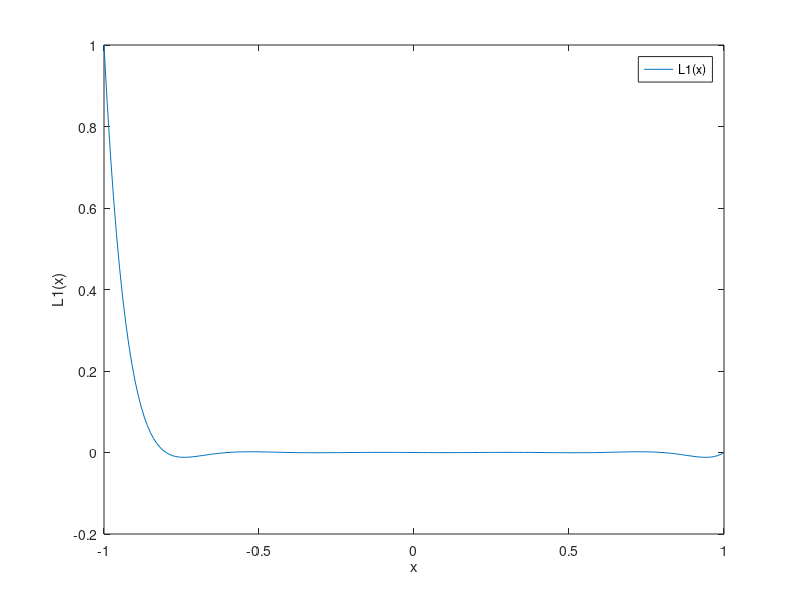
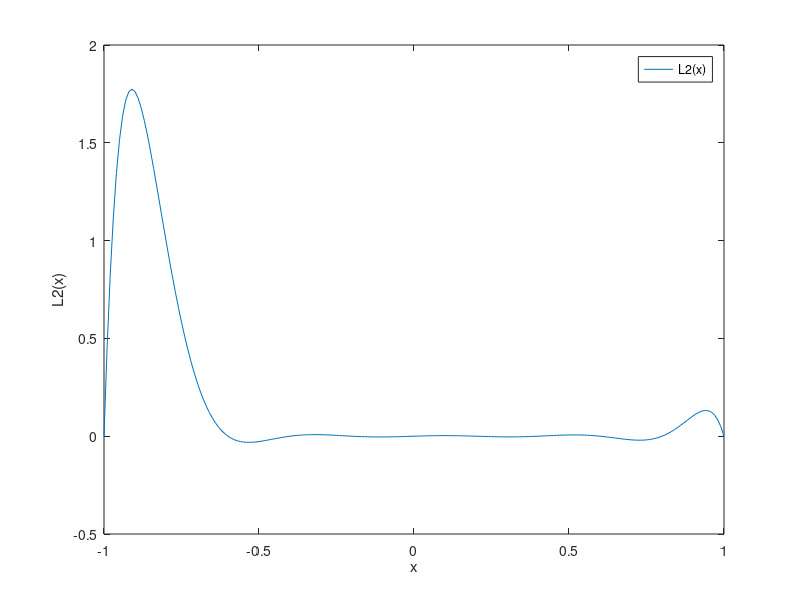
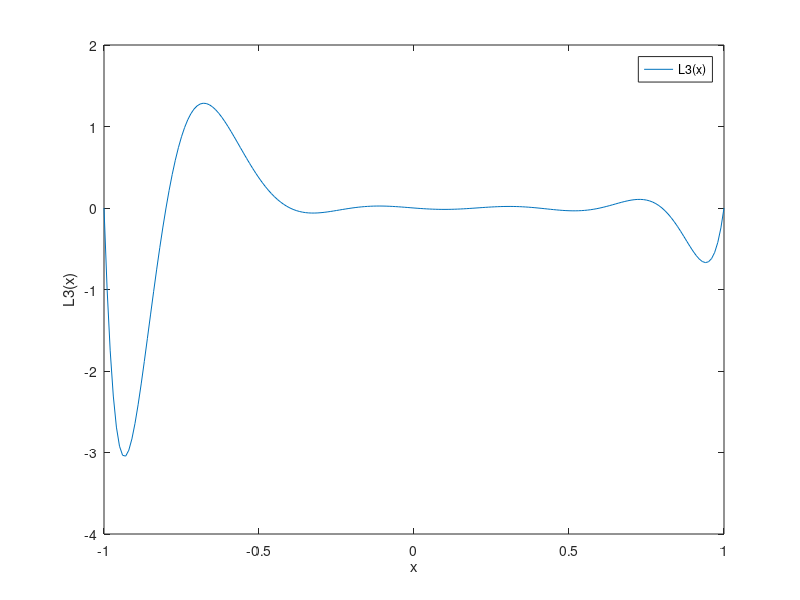
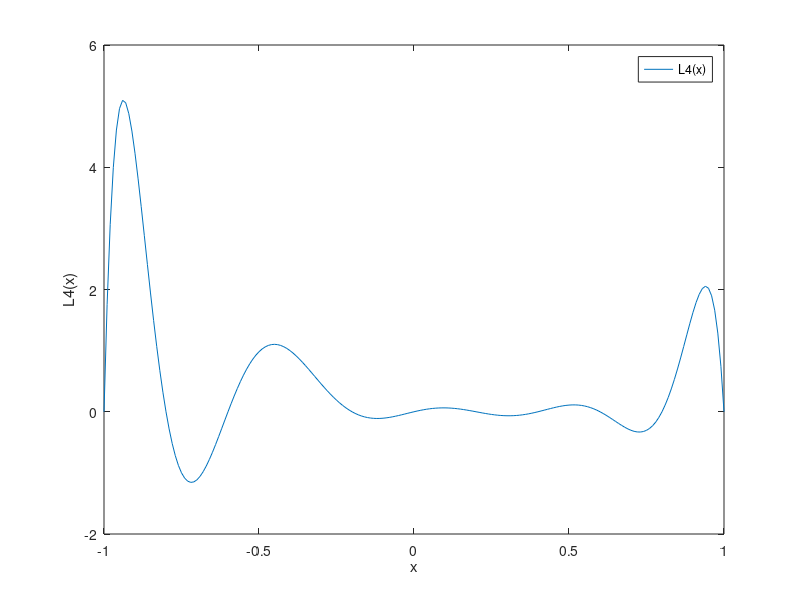

Recreate these plots in MATLAB, in order.
clear all
clc
#--------draw L(x) function-----------------
function [y_ref] = lagrange (x_ref, x, y, nsize)
  y_ref = 0;
  #the definition of L(x)
  for j = 1:nsize
    Lj = 1;
    for i = 1:nsize
      if i == j 
        continue
      endif
      Lj .*= (x_ref - x(i)) / (x(j) - x(i));
    endfor
    figure(j)
    plot(x_ref,Lj)
    xlabel("x");
    lname = strcat("L", dec2base(j, 10), "(x)"); #create name of Lj(x)
    ylabel(lname);
    legend(lname);
    y_ref += Lj * y(j);
  endfor
endfunction
#--------------------------------------

#-----------GET DATA-------------------
xi=[-1:0.2:1];
yi=[0.0385,0.0588,0.1000,0.2000,0.5000,1.0000,0.5000,0.2000,0.1000,0.0588,0.0385]; 
#--------------------------------------

#-------------draw P(x)----------------
x_ref = xi(1) : 0.01 : xi(11);
px = lagrange(x_ref, xi, yi, 11);
figure(12)
plot(x_ref, px)
xlabel("x");
ylabel("P(x)");
legend("P(x)");
#-------------------------------------